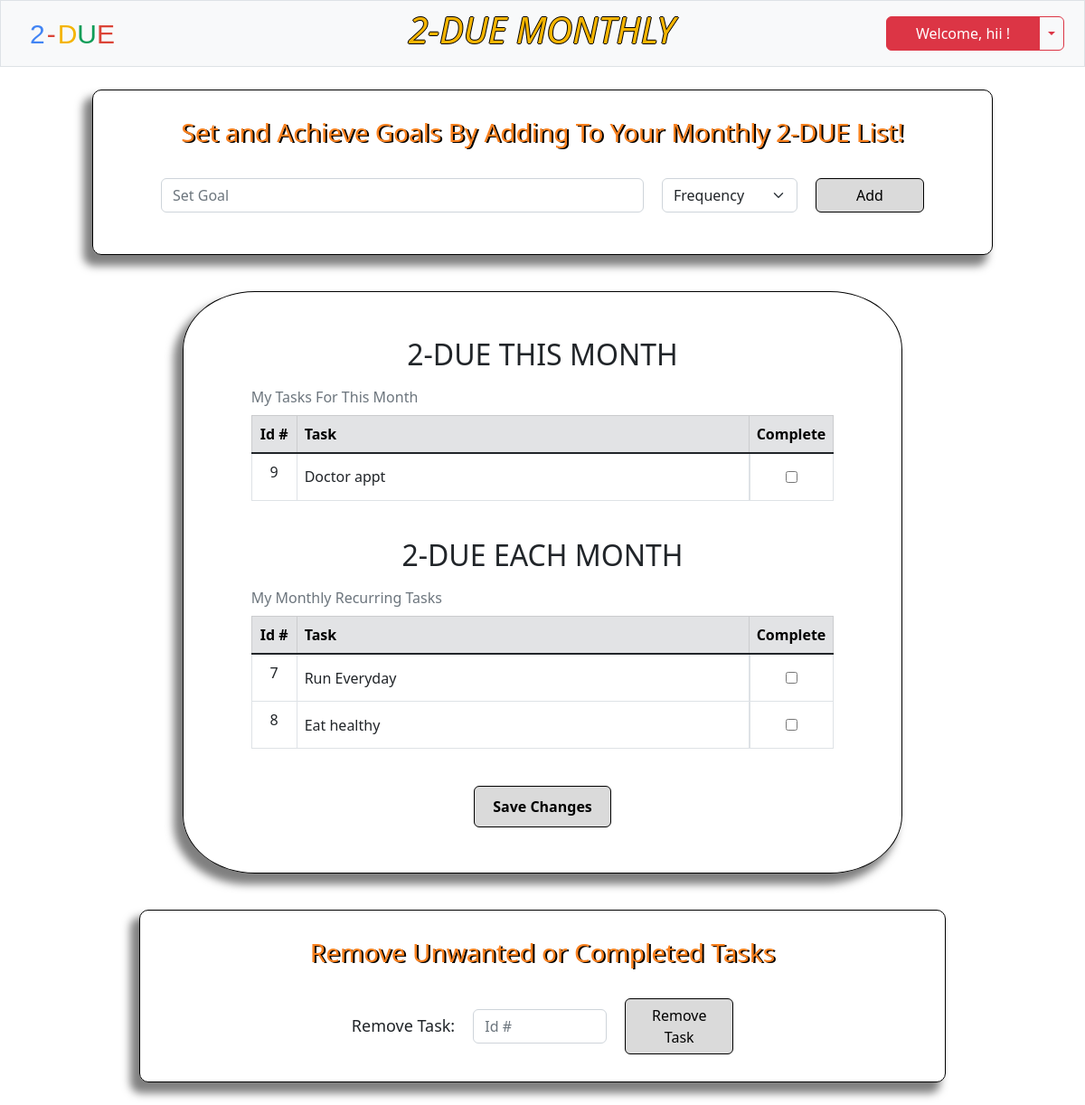
The app's page /monthly (signed in), older data.
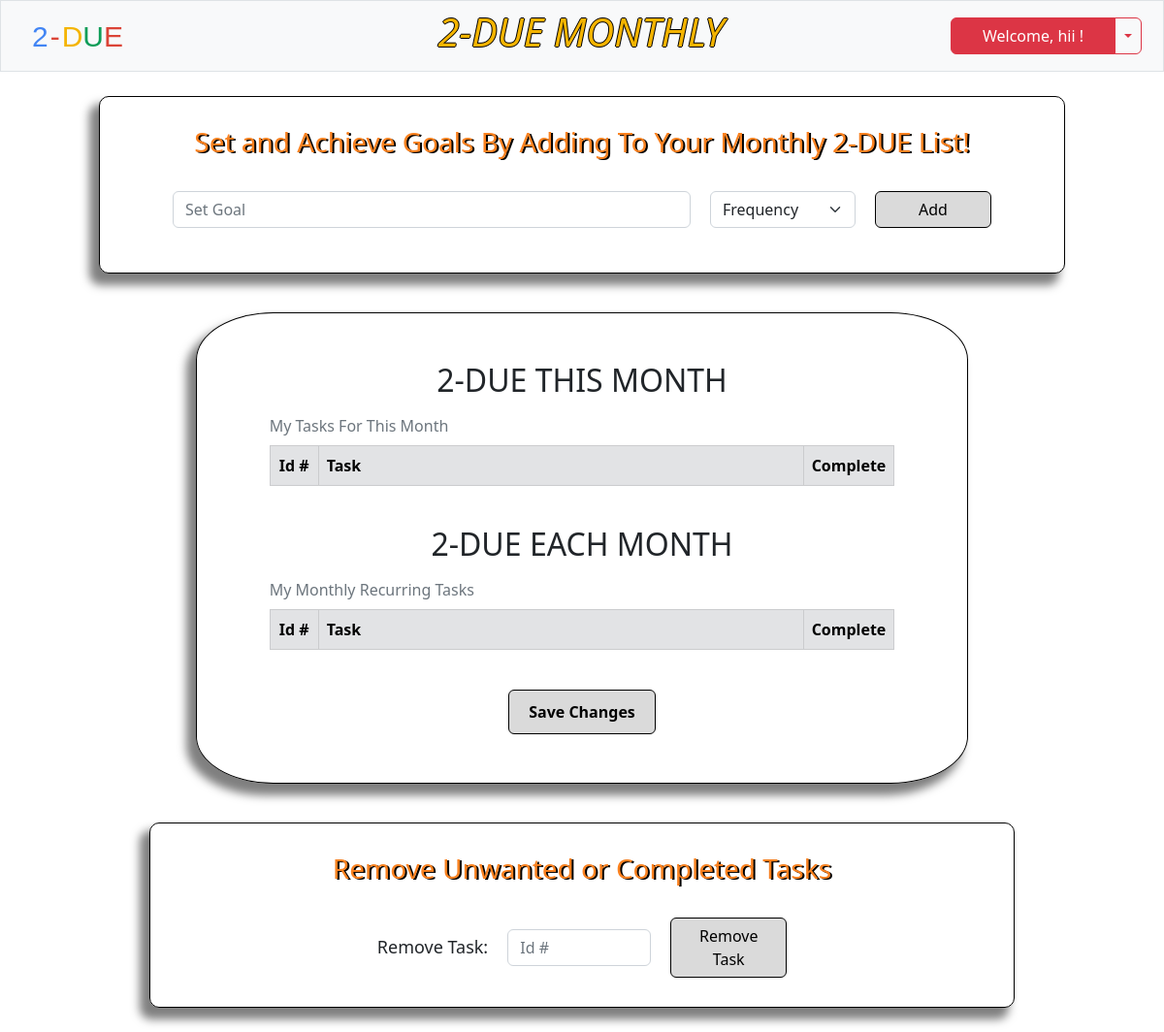
The same page, newer data.
### tables this page shows
CREATE TABLE todo (id INTEGER NOT NULL, task_id INTEGER PRIMARY KEY AUTOINCREMENT NOT NULL, task TEXT NOT NULL, frequency TEXT NOT NULL, completeness TEXT NOT NULL, day INTEGER, month INTEGER, year INTEGER);

### app.py (the view, shortened to what this page needs)
@app.route('/monthly', methods=['GET', 'POST'])
def monthly():
    if request.method == "GET":
        id = session['user_id']
        username = db.execute("SELECT username FROM users WHERE id = ?", id)[0]['username']
        month = db.execute("SELECT * FROM todo WHERE id = (?) AND frequency = (?)", session['user_id'], 'month')
        monthly = db.execute("SELECT * FROM todo WHERE id = (?) AND frequency = (?)", session['user_id'], 'monthly')
        return render_template('monthly.html', username=username, month=month, monthly=monthly)

### app.py (called while the page is built)
@app.after_request
def after_request(response):
    response.headers['Cache-Control'] = 'no-cache, no store, must-revalidate'
    response.headers['Expires'] = 0
    response.headers['Pragma'] = 'no-cache'
    return response

### templates/monthly.html (shortened to what the changed rows need)
{% extends 'layout.html' %}
{% block nav %}
    <h2 class="weather-header"><em>2-DUE MONTHLY</em></h2>
{% endblock %}
{% block main %}
    <form action="/monthly" class="save-today" method="post">
        <div class="daily-table">
            <h2 style="text-align: center; margin-top: 25px;">2-DUE THIS MONTH</h2>
                <table class="table table-hover table-bordered">
                    <caption>My Tasks For This Month</caption>
                    <thead>
                        <tr class="table-secondary">
                            <th class="text-center task-id">Id #</th>
                            <th class="text-start task-head">Task</th>
                            <th class="text-start">Complete</th>
                        </tr>
                    </thead>
                    <tbody class="table-group-divider">
                    {% if month %}
                    {% for row in month %}
                    <tr>
                        <td class="text-center">{{ row.task_id }}</td>
                        <td class="text-start task">{{ row.task }}</td>
                        {% if row.completeness == 'incomplete' %}
                        <td class="center-td"><input type='checkbox' id='incomplete' value="{{ row.task_id }}" name="checkbox"></td>
                        {% else %}
                        <td class="center-td" id="complete"><input type="checkbox" value="{{ row.task_id }}" name="checkbox" checked></td>
                        {% endif %}
                    </tr>
                    {% endfor %}
                    {% endif %}
                    </tbody>
                </table>
        </div>
        <div class="daily-table">
            <h2 style="text-align: center;">2-DUE EACH MONTH</h2>
            <table class="table table-hover table-bordered">
                <caption>My Monthly Recurring Tasks</caption>
                <thead>
                    <tr class="table-secondary">
                        <th class="text-center task-id">Id #</th>
                        <th class="text-start task-head">Task</th>
                        <th class="text-start">Complete</th>
                    </tr>
                </thead>
                <tbody class="table-group-divider">
                {% if monthly %}
                {% for row in monthly %}
                <tr>
                    <td class="text-center">{{ row.task_id }}</td>
                    <td class="text-start task">{{ row.task }}</td>
                    {% if row.completeness == 'incomplete' %}
                    <td class="center-td"><input type='checkbox' id='incomplete' value="{{ row.task_id }}" name="checkbox"></td>
                    {% else %}
                    <td class="center-td" id="complete"><input type="checkbox" id="complete" value="{{ row.task_id }}" name="checkbox" checked></td>
                    {% endif %}
                </tr>
                {% endfor %}
                {% endif %}
                </tbody>
            </table>
        </div>
    </form>
{% endblock %}

Row changes from the older to the newer data that the page shows:
removed todo: task_id "9", task "Doctor appt", shown under "My Tasks For This Month"
removed todo: task_id "7", task "Run Everyday", shown under "My Monthly Recurring Tasks"
removed todo: task_id "8", task "Eat healthy", shown under "My Monthly Recurring Tasks"
